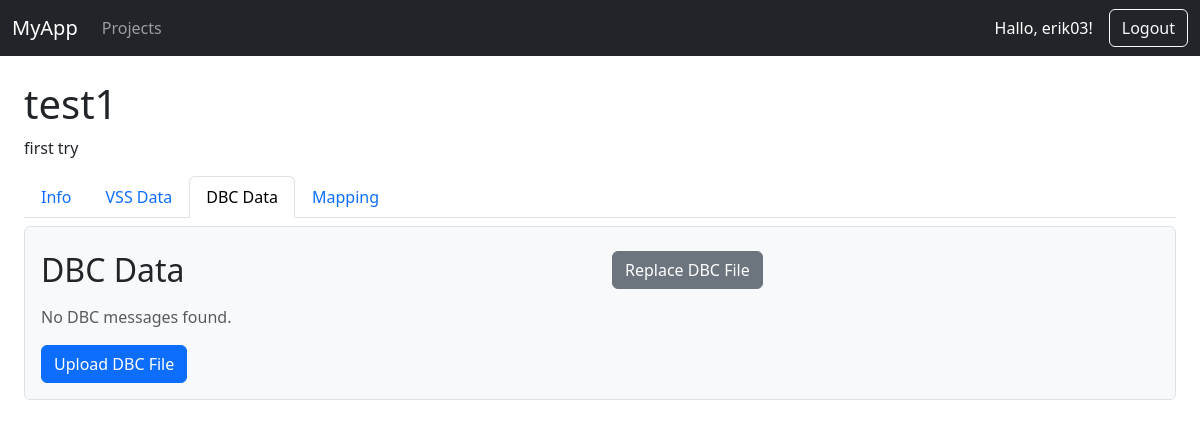
The app's page /erik03/projects/test1/dbc/ (signed in), older data.
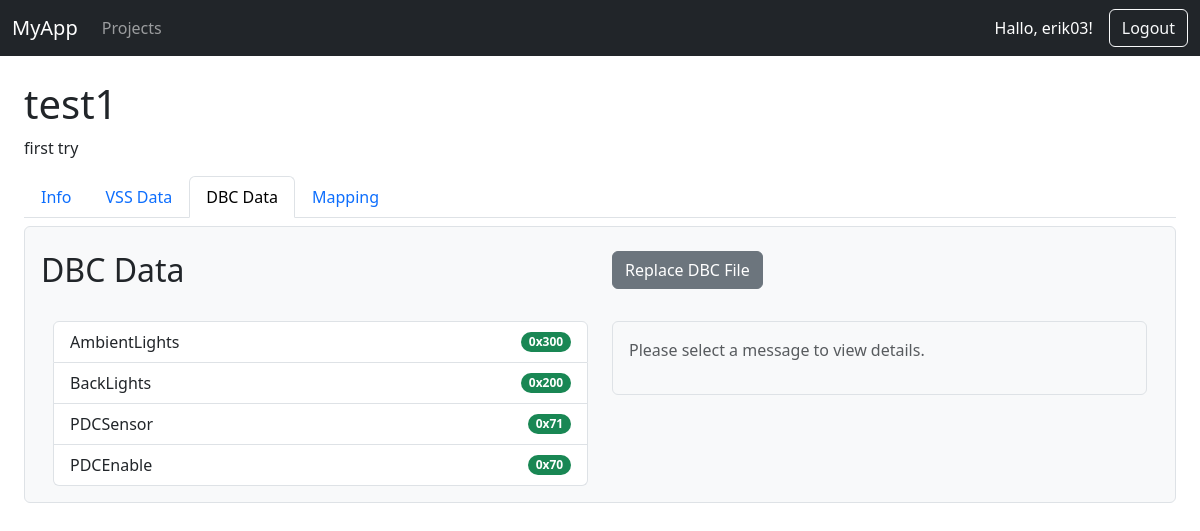
The same page, newer data.
### dbc_handler/models.py (models this page shows, shortened)
class DBCMessage(models.Model):
    id = models.UUIDField(primary_key=True, default=uuid.uuid4, editable=False)
    dbc_data = models.ForeignKey(DBCData, on_delete=models.CASCADE, related_name='messages')
    name = models.CharField(max_length=255)
    frame_id = models.CharField(max_length=64, blank=True, null=True)
    length = models.IntegerField(blank=True, null=True)
    senders = models.JSONField(blank=True, null=True)
    comment = models.TextField(blank=True, null=True)
    metadata = models.JSONField(blank=True, null=True)

### dbc_handler/views.py (the view)
# urls.py: path('', views.dbc_detail, name='detail'),
@login_required
def dbc_detail(request, username, title):
    if request.user.username != username:
        return HttpResponseForbidden()
    project = get_object_or_404(Project, title=title, owner=request.user)
    dbc_data = getattr(project, 'dbc_data', None)
    messages = dbc_data.messages.all() if dbc_data else []
    return render(request, 'dbc_handler/dbc_detail.html', {
        'project': project,
        'dbc_data': dbc_data,
        'messages': messages,
        'username': username,
        'active_tab': 'dbc'
    })

### templates/dbc_handler/dbc_detail.html (shortened to what this page needs)
{% extends "projects/project_base.html" %}
{% block project_content %}
<div class="row align-items-start mt-2">
  <div class="col">
    <h2>DBC Data</h2>
  </div>
  <div class="col">
    <a class="btn btn-secondary mb-3" href="{% url 'dbc:upload' username project.title %}">Replace DBC File</a>
  </div>
</div>
{% if messages.exists %}
<div class="container-fluid mt-3">
  <div class="row">
    <div class="col-6">
      <div class="list-group rounded">
        {% for message in messages %}
        <button type="button"
                class="list-group-item list-group-item-action d-flex justify-content-between align-items-center message-button"
                data-message-id="message-{{ forloop.counter0 }}">
                {{ message.name }}
          <span class="badge bg-success rounded-pill">{{ message.frame_id }}</span>
        </button>
        {% endfor %}
      </div>
    </div>
    <div class="col-6">
      <div id="message-details" class="border p-3 bg-light rounded">
        <p class="text-muted">Please select a message to view details.</p>
      </div>
    </div>
  </div>
</div>
{% else %}
<p class="text-muted">No DBC messages found.</p>
<a class="btn btn-primary" href="{% url 'dbc:upload' username project.title %}">Upload DBC File</a>
{% endif %}
{% endblock %}

Row changes from the older to the newer data that the page shows:
added DBCMessage: name "AmbientLights", frame_id "0x300"
added DBCMessage: name "BackLights", frame_id "0x200"
added DBCMessage: name "PDCSensor", frame_id "0x71"
added DBCMessage: name "PDCEnable", frame_id "0x70"
Text that changed along with them:
text no longer shown: "No DBC messages found. Upload DBC File"
text now shown: "Please select a message to view details."
